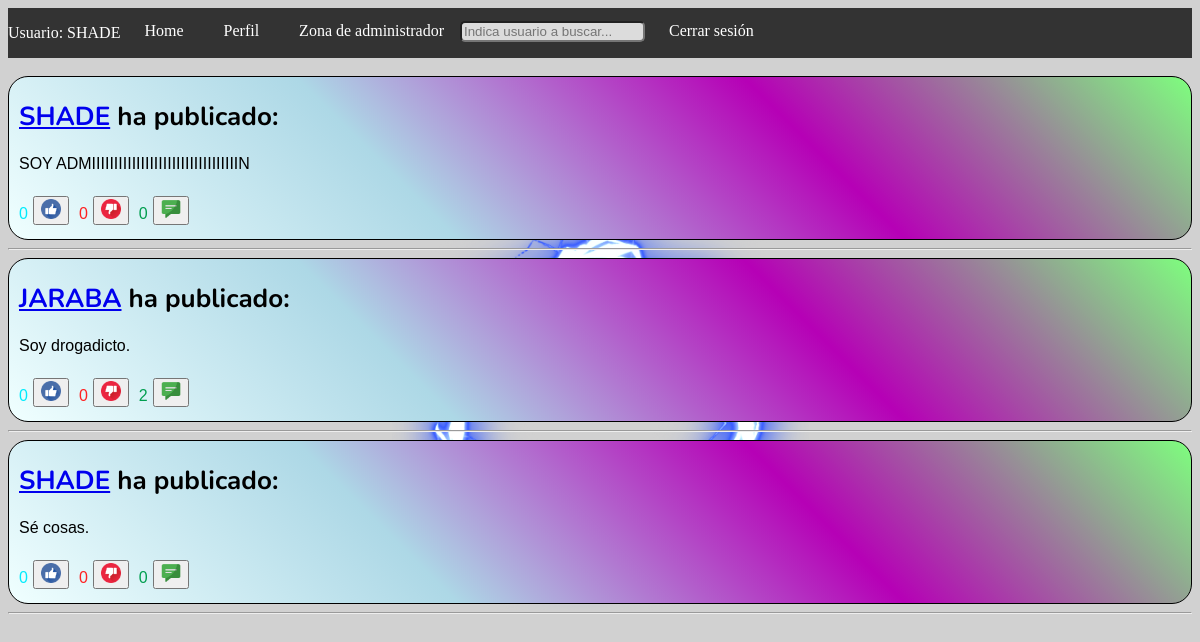
/PHP/home_shockwave.php (signed in), run on the app's committed database.
### tables this page shows
CREATE TABLE POST_USUARIO (
    ID_POST INT AUTO_INCREMENT PRIMARY KEY,  
    ID_USUARIO_POST INT NOT NULL,  
    FOREIGN KEY (ID_USUARIO_POST) REFERENCES USUARIO(ID_USUARIO),
    TEXTO_POST VARCHAR(300) NOT NULL,  
    EXISTE_FOTO BOOLEAN NOT NULL,
    TITULO_FOTO VARCHAR(30),
    NUM_LIKES INT,
    NUM_DISSLIKES INT,
    FECHA_CREACION TIMESTAMP DEFAULT CURRENT_TIMESTAMP  
);

CREATE TABLE USUARIO (
    ID_USUARIO INT AUTO_INCREMENT PRIMARY KEY,
    NOMBRE_USUARIO VARCHAR(30) NOT NULL UNIQUE,
    CORREO_USUARIO VARCHAR(30) NOT NULL UNIQUE,
    CONTRASENA_USUARIO VARCHAR(100) NOT NULL,
    USUARIO_ADMIN BOOLEAN NOT NULL
);

### PHP/home_shockwave.php (the view, shortened to what this page needs)
<!DOCTYPE html>
<html lang="en">
<head>
    <?php
    require "cabecera.php";
    echo "<br>";
    ?>
    <link rel="stylesheet" href="CSS/home_shockwave.css">
</head>
<body>
    <?php
    if (isset($_SESSION['usuario'])) {
        $cadena_conexion = 'mysql:dbname=redsocial;host=127.0.0.1';
        $base = 'root';
        $clave = '';
        try {
            $bd = new PDO($cadena_conexion, $base, $clave);
            $seleccion_usuario = $_SESSION['usuario']['nombre_usuario'];
            $seleccion_posts = "SELECT * FROM POST_USUARIO WHERE ID_USUARIO_POST IN (
                SELECT DISTINCT ID_USUARIO_1 FROM AMISTAD WHERE ID_USUARIO_2 = (SELECT ID_USUARIO FROM USUARIO WHERE NOMBRE_USUARIO = '$seleccion_usuario')
                UNION
                SELECT ID_USUARIO_2 FROM AMISTAD WHERE ID_USUARIO_1 = (SELECT ID_USUARIO FROM USUARIO WHERE NOMBRE_USUARIO = '$seleccion_usuario')
                UNION
                SELECT ID_USUARIO FROM USUARIO WHERE NOMBRE_USUARIO = '$seleccion_usuario')
                AND FECHA_CREACION >= DATE_SUB(NOW(), INTERVAL 1 WEEK)";
            $seleccion_final = $bd->query($seleccion_posts);
            $busqueda_usuario = $bd->prepare("SELECT * FROM USUARIO WHERE ID_USUARIO = ?");
            $busqueda_comentario = $bd->prepare("SELECT * FROM COMENTARIO WHERE ID_COMENTARIO_POST = ?");
            foreach ($seleccion_final as $resultado) {
                $id_post = $resultado['ID_POST'];
                $id_usuario = $resultado['ID_USUARIO_POST'];
                $busqueda_usuario->execute(array($id_usuario));
                $usuario = $busqueda_usuario->fetch(PDO::FETCH_ASSOC);
                $busqueda_comentario->execute(array($id_post));
                echo "<div class='publicacion_usuario'>";
                if (isset($usuario['NOMBRE_USUARIO'])) {
                    echo "<h2 class='titulo_usuario'><a href='perfil.php'>", $usuario['NOMBRE_USUARIO'], "</a> ha publicado:</h2>";
                }
                if (isset($resultado['TEXTO_POST'])) {
                    echo "<p class='texto_post'>", $resultado['TEXTO_POST'], "</p>";
                }
                $num_comentarios = $busqueda_comentario->rowCount();
                echo "<p color='green' class='texto_likes'>" . $resultado['NUM_LIKES'] . "</p>";
                echo "<button id='like_button'><a href='procesar_like.php?action=like&post_id=$id_post'><img class='icons' src='IMG/ICONS/like.png'/></a></button>";
                echo "<p color='red' class='texto_disslikes'>" . $resultado['NUM_DISSLIKES'] . "</p>";
                echo "<button id='like_button'><a href='procesar_like.php?action=disslike&post_id=$id_post'><img class='icons' src='IMG/ICONS/disslike.png'/></a></button>";
                echo "<p color='red' class='texto_comentarios'>" . $num_comentarios . "</p>";
                echo "<button id='like_button'><a href='escribir_mostrar_comentarios.php?id_post=$id_post'><img class='icons' src='IMG/ICONS/comentario.png'/></a></button>";
                echo "</div>";
                echo "<hr>";
            }
        } catch (PDOException $e) {
            echo "Error: " . $e->getMessage();
        }
    }
    else {
        echo "<h1>Tienes que inicar sesión.</h1>";
    }
    ?>
</body>
</html>

### PHP/cabecera.php (shortened to what this page needs)
<!DOCTYPE html>
<html>
<head>
<link rel="stylesheet" href="CSS/cabecera_css.css">
</head>
<header>
    <?php
if(!isset($_SESSION['usuario'])){
  header("Location: login.php?redirigido=true");
    }else if($_SESSION['usuario']['usuario_admin'] == 1){
    echo "
    <ul>
    <li><p class='p_cabecera'>Usuario:  ".$_SESSION['usuario']['nombre_usuario']."</p></li>
    <li><a href=home_shockwave.php>Home</a></li>
    <li><a href=perfil.php>Perfil</a> </li>
    <li><a href=zonaadmin.php>Zona de administrador</a></li>
    <li><input type='text' id='buscador' placeholder='Indica usuario a buscar...'></li<>
    <li><a href=logout.php>Cerrar sesión</a></li>
    </ul>";
        }else if($_SESSION['usuario']['usuario_admin'] == 0){
            echo "
            <ul>
            <li><p class='p_cabecera'>Usuario:  ".$_SESSION['usuario']['nombre_usuario']."</p></li>
            <li><a href=home_shockwave.php>Home</a></li>
            <li><a href=perfil.php>Perfil</a> </li>
            <li><a href=publicar.php>Publicar</a> </li>
            <li><input type='text' id='buscador' placeholder='Indica usuario a buscar...'></li<>
            <li><a href=logout.php>Cerrar sesión</a></li>
            </ul>";
        }
    ?>
</header>
<body>
</body>
</html>

### PHP/CSS/cabecera_css.css (style rules this page uses)
ul { list-style-type: none; margin: 0; padding: 0; overflow: hidden; background-color: #333; }
li { float: left; }
li a { display: block; color: white; text-align: center; padding: 14px 16px; margin-left: 8px; text-decoration: none; }
.p_cabecera { text-align: center; color: white; }
body { background-image: url("logo.jpg"); background-repeat: no-repeat; background-position: center; background-attachment: fixed; }
#buscador { background-color: gainsboro; margin-top: 13px; border-radius: 5px; }

### PHP/CSS/home_shockwave.css (style rules this page uses)
body { background-color: rgb(209, 209, 209); }
.titulo_usuario { font-size: 26px; font-family: 'Nunito', sans-serif; }
.icons { width: 20px; height: 20px; }
.texto_likes, .texto_disslikes, .texto_comentarios, .titulo_usuario, .texto_post { margin-left: 10px; margin-right: 5px; }
.texto_likes, .texto_disslikes, .texto_comentarios { display: inline-block; font-family: Impact, Haettenschweiler, 'Arial Narrow Bold', sans-serif; }
.texto_likes { color: rgb(0, 236, 253); }
.texto_disslikes { color: rgb(255, 33, 33); }
.texto_comentarios { color: rgb(0, 158, 79); }
.texto_post { font-family: sans-serif; }
.publicacion_usuario { border: 1px solid black; border-radius: 20px; background-image: linear-gradient(45deg, rgb(240, 255, 255), rgb(173, 216, 230), rgb(182, 0, 182), rgb(126, 255, 126)); }

### data on the page
post_usuario: ID_USUARIO_POST.NOMBRE_USUARIO "SHADE", TEXTO_POST "SOY ADMIIIIIIIIIIIIIIIIIIIIIIIIIIIIIIIIIN", NUM_LIKES "0", NUM_DISSLIKES "0", num_comentarios "0"
post_usuario: ID_USUARIO_POST.NOMBRE_USUARIO "JARABA", TEXTO_POST "Soy drogadicto.", NUM_LIKES "0", NUM_DISSLIKES "0", num_comentarios "2"
post_usuario: ID_USUARIO_POST.NOMBRE_USUARIO "SHADE", TEXTO_POST "Sé cosas.", NUM_LIKES "0", NUM_DISSLIKES "0", num_comentarios "0"

### other printed values
$_SESSION['usuario']['nombre_usuario'] "SHADE"
